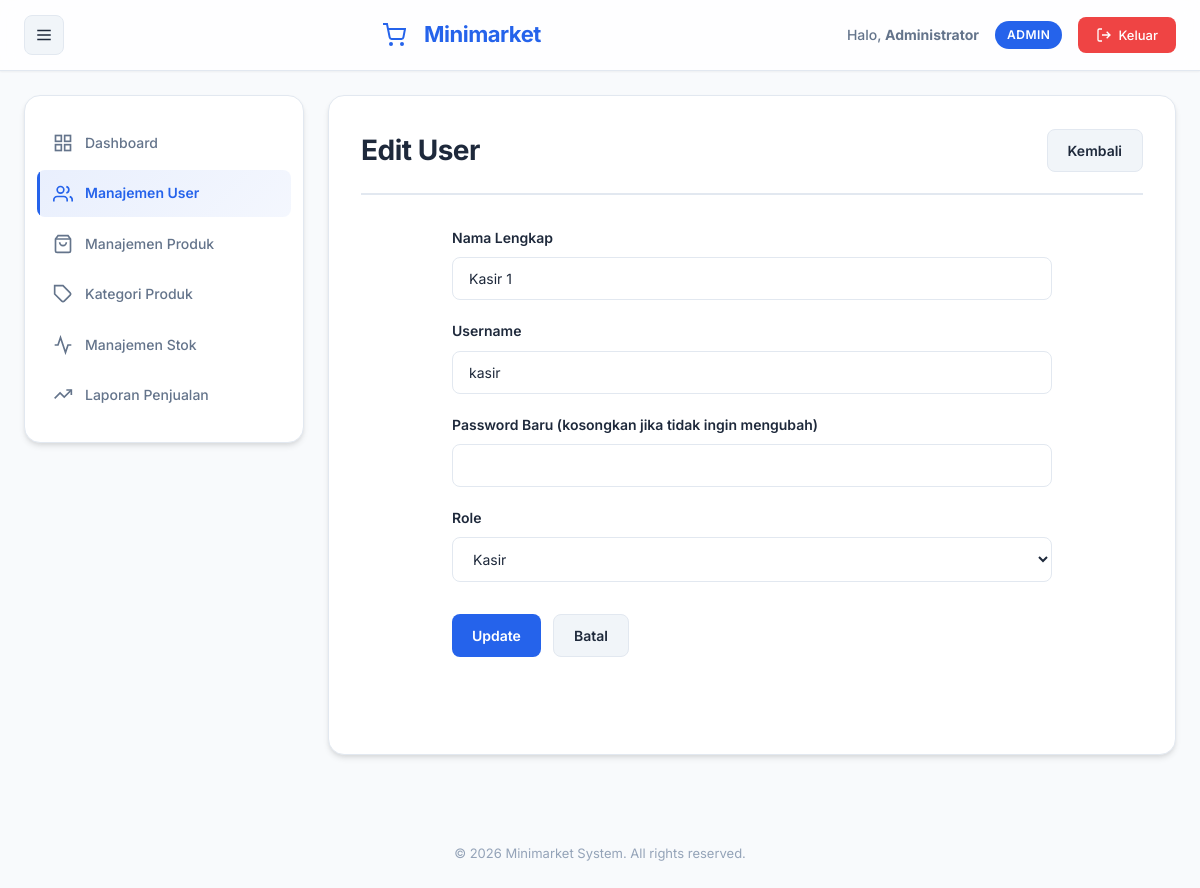
/admin/user_edit.php?id=2 (signed in), run on the app's committed database.
### tables this page shows
CREATE TABLE IF NOT EXISTS users (
    id INT AUTO_INCREMENT PRIMARY KEY,
    nama VARCHAR(100) NOT NULL,
    username VARCHAR(50) NOT NULL UNIQUE,
    password VARCHAR(255) NOT NULL,
    role ENUM('admin', 'kasir', 'owner') NOT NULL,
    created_at TIMESTAMP DEFAULT CURRENT_TIMESTAMP
);

### admin/user_edit.php (the view, shortened to what this page needs)
<?php
require_once '../includes/header.php';
$id = $_GET['id'] ?? 0;
$query = mysqli_query($koneksi, "SELECT * FROM users WHERE id='$id'");
$data = mysqli_fetch_assoc($query);
?>
            <div class="page-header">
                <h2>Edit User</h2>
                <a href="user.php" class="btn btn-secondary">Kembali</a>
            </div>
            <div class="form-container">
                <form method="post" action="">
                    <div class="form-group">
                        <label for="nama">Nama Lengkap</label>
                        <input type="text" id="nama" name="nama" value="<?php echo htmlspecialchars($data['nama']); ?>" required>
                    </div>
                    <div class="form-group">
                        <label for="username">Username</label>
                        <input type="text" id="username" name="username" value="<?php echo htmlspecialchars($data['username']); ?>" required>
                    </div>
                    <div class="form-group">
                        <label for="password">Password Baru (kosongkan jika tidak ingin mengubah)</label>
                        <input type="password" id="password" name="password">
                    </div>
                    <div class="form-group">
                        <label for="role">Role</label>
                        <select id="role" name="role" required>
                            <option value="kasir" <?php echo $data['role'] == 'kasir' ? 'selected' : ''; ?>>Kasir</option>
                        </select>
                    </div>
                    <div class="form-actions">
                        <button type="submit" name="update" class="btn btn-primary">Update</button>
                        <a href="user.php" class="btn btn-secondary">Batal</a>
                    </div>
                </form>
            </div>
<?php require_once '../includes/footer.php'; ?>

### assets/style.css (style rules this page uses)
* { margin: 0; padding: 0; box-sizing: border-box; }
:root { --primary: #2563eb; --primary-dark: #1e40af; --primary-light: #3b82f6; --secondary: #10b981; --accent: #f59e0b; --danger: #ef4444; --warning: #f59e0b; --success: #10b981; --info: #06b6d4; --bg-primary: #f8fafc; --bg-secondary: #ffffff; --bg-tertiary: #f1f5f9; --text-primary: #1e293b; --text-secondary: #64748b; --text-light: #94a3b8; --border: #e2e8f0; --shadow-sm: 0 1px 2px 0 rgba(0, 0, 0, 0.05); --shadow: 0 4px 6px -1px rgba(0, 0, 0, 0.1), 0 2px 4px -1px rgba(0, 0, 0, 0.06); --shadow-md: 0 10px 15px -3px rgba(0, 0, 0, 0.1), 0 4px 6px -2px rgba(0, 0, 0, 0.05); --shadow-lg: 0 20px 25px -5px rgba(0, 0, 0, 0.1), 0 10px 10px -5px rgba(0, 0, 0, 0.04); --radius: 12px; --radius-sm: 8px; --radius-lg: 16px; }
body { font-family: 'Inter', -apple-system, BlinkMacSystemFont, 'Segoe UI', sans-serif; background: var(--bg-primary); color: var(--text-primary); line-height: 1.6; font-size: 15px; -webkit-font-smoothing: antialiased; -moz-osx-font-smoothing: grayscale; }
.page-header { display: flex; justify-content: space-between; align-items: center; margin-bottom: 32px; padding-bottom: 20px; border-bottom: 2px solid var(--border); }
.page-header h2 { color: var(--text-primary); font-size: 28px; font-weight: 700; letter-spacing: -0.5px; }
.btn { display: inline-flex; align-items: center; justify-content: center; gap: 8px; padding: 10px 20px; border: none; border-radius: var(--radius-sm); text-decoration: none; cursor: pointer; font-size: 14px; font-weight: 600; transition: all 0.2s ease; font-family: inherit; line-height: 1.5; }
.btn-primary { background: var(--primary); color: white; }
.btn-secondary { background: var(--bg-tertiary); color: var(--text-primary); border: 1px solid var(--border); }
.form-container { max-width: 600px; margin: 0 auto; }
.form-group { margin-bottom: 20px; }
.form-group label { display: block; margin-bottom: 8px; font-weight: 600; color: var(--text-primary); font-size: 14px; }
.form-group input, .form-group select, .form-group textarea { width: 100%; padding: 12px 16px; border: 1px solid var(--border); border-radius: var(--radius-sm); font-size: 14px; font-family: inherit; transition: all 0.2s ease; background: var(--bg-secondary); color: var(--text-primary); }
.form-actions { display: flex; gap: 12px; margin-top: 32px; }

### data on the page
users: nama "Kasir 1", username "kasir", role "Kasir"

### other printed values
$current_nama "Administrator"
$current_role "ADMIN"
